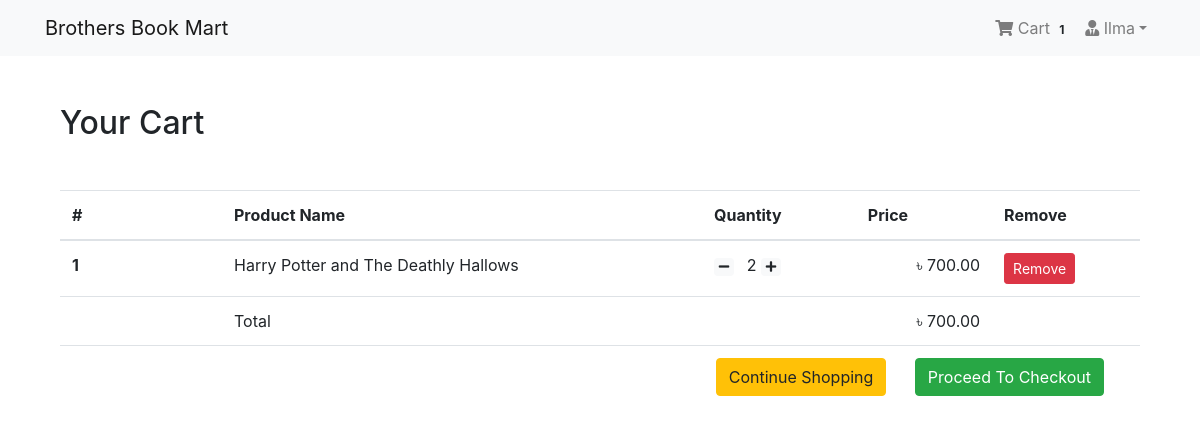
The app's page /shop/cart/ (signed in) with its own data.
### App_Login/models.py (models this page shows, shortened)
class User(AbstractBaseUser, PermissionsMixin):
    email = models.EmailField(unique=True, null=False)
    is_staff = models.BooleanField(
        ugettext_lazy('staff status'),
        default=False,
        help_text=ugettext_lazy('Designates whether the user can log in this site')
    )
    is_active = models.BooleanField(
        ugettext_lazy('active'),
        default=True,
        help_text=ugettext_lazy('Designates whether this user should be treated as active. Unselect this instead of deleting accounts')
    )
    USERNAME_FIELD = 'email'
    object = MyUserManager()

class Profile(models.Model):
    user = models.OneToOneField(User, on_delete=models.CASCADE, related_name='profile')
    username = models.CharField(max_length=264, blank=True)
    full_name = models.CharField(max_length=264, blank=True)
    address = models.TextField(max_length=300, blank=True)
    city = models.CharField(max_length=40, blank=True)
    zipcode = models.CharField(max_length=10, blank=True)
    country = models.CharField(max_length=50, blank=True)
    phone = models.CharField(max_length=20, blank=True)
    date_joined = models.DateTimeField(auto_now_add=True)

### App_Order/models.py (models this page shows, shortened)
class Order(models.Model):
    orderitems = models.ManyToManyField(Cart)
    user = models.ForeignKey(settings.AUTH_USER_MODEL, on_delete=models.CASCADE)
    ordered = models.BooleanField(default=False)
    created = models.DateTimeField(auto_now_add=True)
    paymentId = models.CharField(max_length=264, blank=True, null=True)
    orderId = models.CharField(max_length=200, blank=True, null=True)
    def get_totals(self):
        total = 0
        for order_item in self.orderitems.all():
            total += float(order_item.get_total())
            return total

class Cart(models.Model):
    user = models.ForeignKey(settings.AUTH_USER_MODEL, on_delete=models.CASCADE, related_name="cart")
    item = models.ForeignKey(Product, on_delete=models.CASCADE)
    quantity = models.IntegerField(default=1)
    purchased = models.BooleanField(default=False)
    created = models.DateTimeField(auto_now_add=True)
    updated = models.DateTimeField(auto_now=True)
    def get_total(self):
        total = self.item.price * self.quantity
        float_total = format(total, '0.2f')
        return float_total

### App_Shop/models.py (models this page shows, shortened)
class Product(models.Model):
    mainimage = models.ImageField(upload_to='Products')
    name = models.CharField(max_length=264)
    category = models.ForeignKey(Category, on_delete=models.CASCADE, related_name='category')
    preview_text = models.TextField(max_length=200, verbose_name='Preview Text')
    detail_text = models.TextField(max_length=1000, verbose_name='Description')
    price = models.FloatField()
    old_price = models.FloatField(default=0.00)
    created = models.DateTimeField(auto_now_add=True)
    class Meta:
        ordering = ['-created',]

### App_Order/views.py (the view)
# urls.py: path('cart/', views.cart_view, name="cart"),
@login_required
def cart_view(request):
    carts = Cart.objects.filter(user=request.user, purchased=False)
    orders = Order.objects.filter(user=request.user, ordered=False)
    if carts.exists() and orders.exists():
        order = orders[0]
        return render(request, 'App_Order/cart.html', context={'carts':carts, 'order':order})
    else:
        messages.warning(request, "You don't have any item in your cart!")
        return redirect("App_Shop:home")

### App_Order/templatetags/cart_tag.py (called while the page is built)
@register.filter
def cart_total(user):
    order = Order.objects.filter(user=user, ordered=False)
    if order.exists():
        return order[0].orderitems.count()
    else:
        return 0

### templates/App_Order/cart.html
{% extends 'base.html' %}
{% block body_block %}
<div class="container my-5">
    <div class="my-5">
        <h2>Your Cart</h2>
    </div>
    <table class="table table-hover">
        <thead>
            <tr>
                <th scope="col" width="15%">#</th>
                <th scope="col">Product Name</th>
                <th scope="col">Quantity</th>
                <th scope="col" align="right">Price</th>
                <th scope="col">Remove</th>
            </tr>
        </thead>
        <tbody>
            {% for cart in carts %}
            <tr>
                <th scope="row">{{ forloop.counter }}</th>
                <td>{{cart.item.name}}</td>
                <td>
                    <a href="{% url 'App_Order:decrease' pk=cart.item.pk %}" class="mr-2"><span class="badge badge-light"><i class="fas fa-minus"></i></span></a>
                    {{cart.quantity}}
                    <a href="{% url 'App_Order:increase' pk=cart.item.pk %}" class="mr-2"><span class="badge badge-light"><i class="fas fa-plus"></i></span></a>
                </td>
                <td align="right">&#2547; {{cart.get_total}}</td>
                <td><a href="{% url 'App_Order:remove' pk=cart.item.pk %}" class="btn btn-danger btn-sm">Remove</a></td>
            </tr>
            {% endfor %}
            <tr>
                <th scope="row"></th>
                <td colspan="2">Total</td>
                <td align="right">&#2547; {{order.get_totals | floatformat:2 }}</td>
                <td></td>
            </tr>
            <tr>
                <th scope="row"></th>
                <td colspan="4" class="text-right">
                    <a href="{% url 'App_Shop:home' %}" class="btn btn-warning mr-4">Continue Shopping</a>
                    <a href="{% url 'App_Payment:checkout' %}" class="btn btn-success mr-4">Proceed To Checkout</a>
                </td>
            </tr>
        </tbody>
    </table>
</div>
{% endblock %}

### templates/navbar.html (shortened to what this page needs)
{% load cart_tag %}
<nav class="navbar navbar-expand-lg navbar-light bg-light">
  <div class="container">
    <a class="navbar-brand" href="{% url 'App_Shop:home' %}">Brothers Book Mart</a>
    <div class="collapse navbar-collapse" id="navbarNav">
      <ul class="navbar-nav ml-auto">
        {% if request.user.is_authenticated %}
        <li class="nav-item">
          <a href="{% url 'App_Order:cart' %}" class="nav-link">
              <i class="fa fa-shopping-cart"></i> Cart
              <span class="badge badge-light">{{ request.user | cart_total }}</span>
          </a>
        </li>
        <li class="nav-item dropdown">
          <a class="nav-link dropdown-toggle" href="#" id="navbarDropdown" role="button" data-toggle="dropdown" aria-haspopup="true" aria-expanded="false"><i class="fas fa-user-tie"></i> {{request.user.profile.username}}</a>
        </li>
        {% else %}
        <li class="nav-item">
          <a href="{% url 'App_Login:login' %}" class="btn btn-primary">Login</a>
        </li>
        {% endif %}
      </ul>
    </div>
  </div>
</nav>

### records on screen
User: user|cart_total "1", user.profile.username "Ilma"
Cart: item.name "Harry Potter and The Deathly Hallows", quantity "2", get_total "700.00"
Order: get_totals "700.00"
